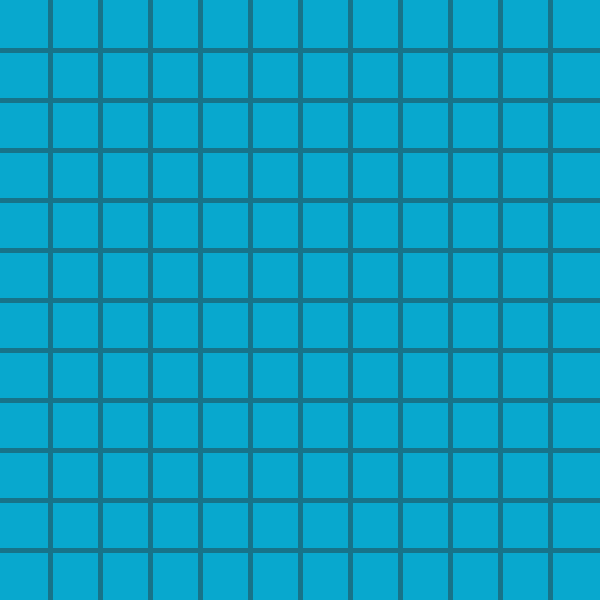
Frame 1 (no input)
Frame 60 (the mouse pressed at the canvas centre just before this capture): identical to frame 1, image omitted
Frame 120 (the mouse held since frame 60 and released just before this capture): identical to frame 1, image omitted

The Processing sketch that drew this single still picture (run headless with seeded random() and noise(); from frame 60 on, the mouse is pressed at the canvas centre):

// Processing sketch: while_grid
// ── while_grid.pde
// while_grid
float x, y;
void setup(){
 size(600, 600); 
 frameRate(60);
}

void draw(){
  background(#08A8CE);
  stroke(#177389);
  strokeWeight(5);
  x = 50;
  while(x < width){
    line(x, 0, x, height);
    x+=50;  
  }
  y=50;
  while(y<height){
    line(0, y, width, y);
    y+=50;
  }
}
